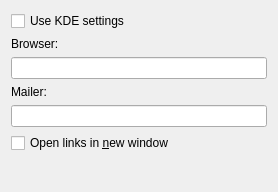
<ui version="4.0" >
 <class>NavCfgBase</class>
 <widget class="QWidget" name="NavCfgBase" >
  <property name="geometry" >
   <rect>
    <x>0</x>
    <y>0</y>
    <width>278</width>
    <height>192</height>
   </rect>
  </property>
  <property name="windowTitle" >
   <string></string>
  </property>
  <layout class="QVBoxLayout" >
   <property name="margin" >
    <number>11</number>
   </property>
   <property name="spacing" >
    <number>6</number>
   </property>
   <item>
    <widget class="QCheckBox" name="chkKDE" >
     <property name="text" >
      <string>Use KDE settings</string>
     </property>
    </widget>
   </item>
   <item>
    <widget class="QLabel" name="lblBrowser" >
     <property name="text" >
      <string>Browser:</string>
     </property>
     <property name="wordWrap" >
      <bool>false</bool>
     </property>
    </widget>
   </item>
   <item>
    <widget class="QLineEdit" name="edtBrowser" />
   </item>
   <item>
    <widget class="QLabel" name="lblMailer" >
     <property name="text" >
      <string>Mailer:</string>
     </property>
     <property name="wordWrap" >
      <bool>false</bool>
     </property>
    </widget>
   </item>
   <item>
    <widget class="QLineEdit" name="edtMailer" />
   </item>
   <item>
    <widget class="QCheckBox" name="chkNew" >
     <property name="text" >
      <string>Open links in &amp;new window</string>
     </property>
    </widget>
   </item>
   <item>
    <spacer>
     <property name="orientation" >
      <enum>Qt::Vertical</enum>
     </property>
     <property name="sizeType" >
      <enum>QSizePolicy::Expanding</enum>
     </property>
     <property name="sizeHint" >
      <size>
       <width>20</width>
       <height>20</height>
      </size>
     </property>
    </spacer>
   </item>
  </layout>
 </widget>
 <resources/>
 <connections/>
</ui>
